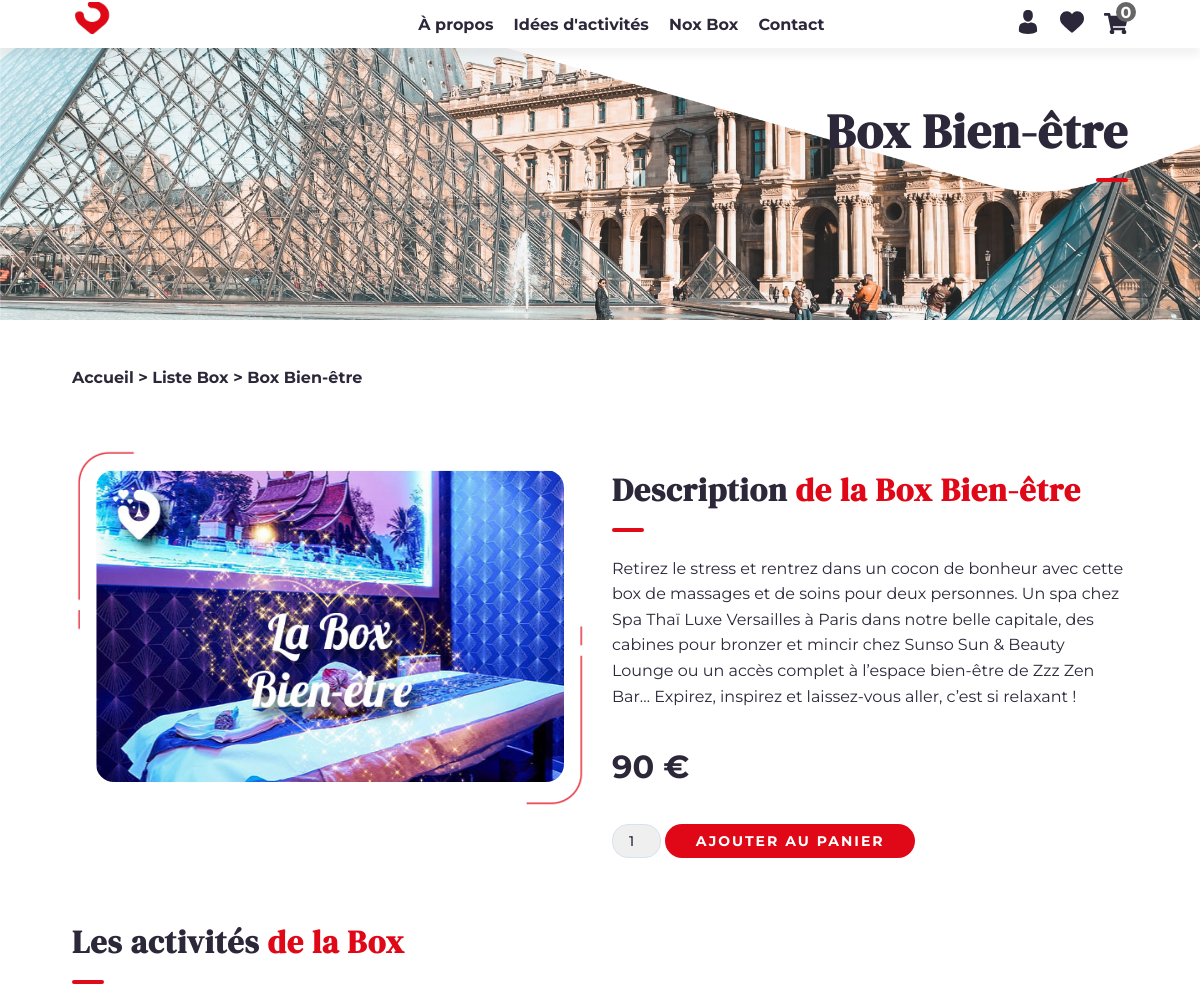
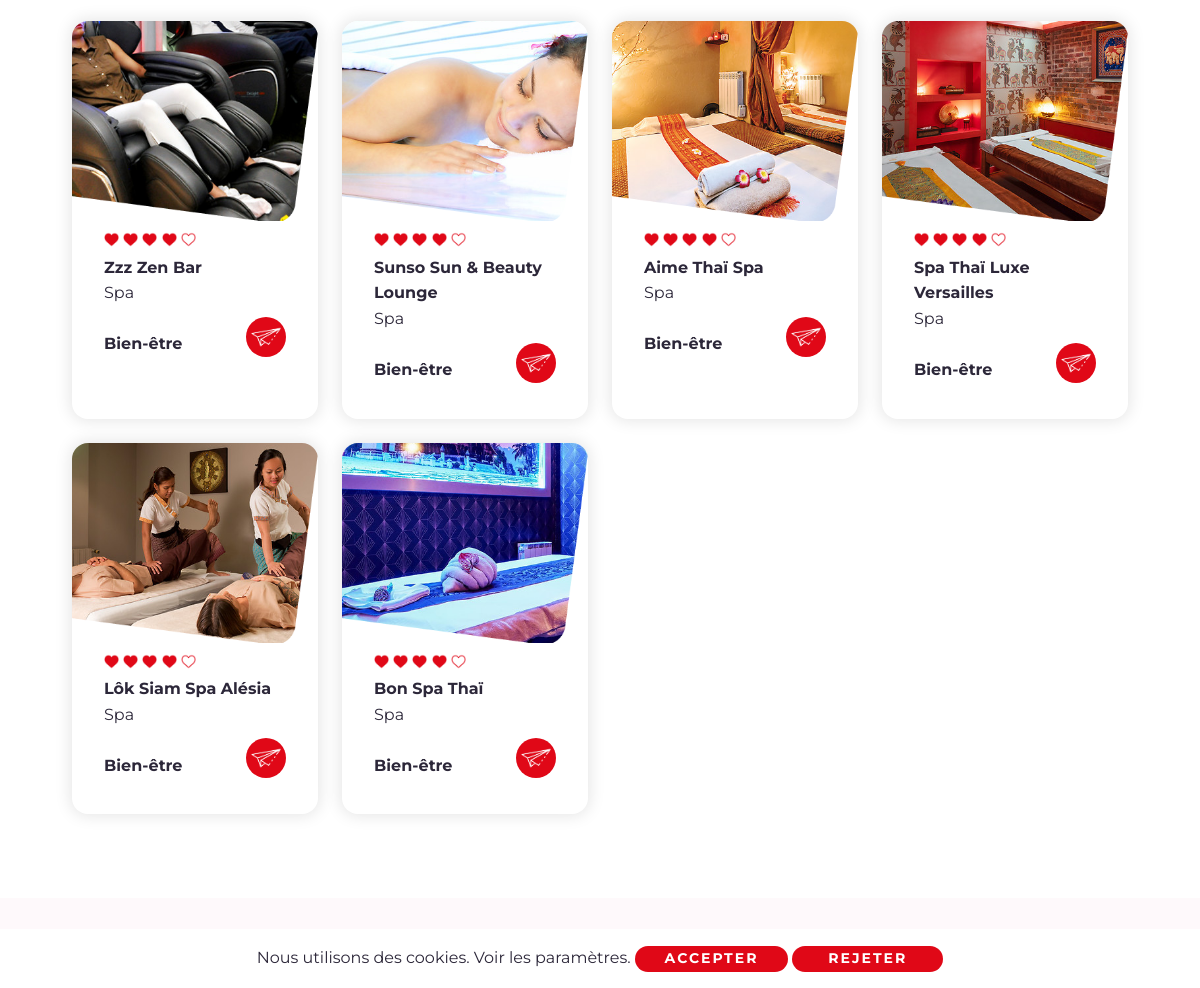
Screenshot of /box=3 with the database file from the repository (2 pictures, top to bottom).
### tables this page shows
CREATE TABLE `produit` (
  `id_produit` int(11) NOT NULL,
  `titre` varchar(255) NOT NULL,
  `description` text NOT NULL,
  `photo` varchar(255) NOT NULL,
  `prix` float NOT NULL,
  `stock` int(11) NOT NULL
);

CREATE TABLE `article` (
  `id_article` int(11) NOT NULL,
  `titre` varchar(255) NOT NULL,
  `description` text NOT NULL,
  `photo` varchar(255) NOT NULL,
  `titre_info` varchar(255) NOT NULL,
  `description_info` text NOT NULL,
  `categorie` varchar(255) NOT NULL,
  `box` varchar(255) NOT NULL,
  `adresse` varchar(255) NOT NULL,
  `map` text NOT NULL,
  `etat` int(11) NOT NULL,
  `membre_id` int(11) NOT NULL
);

### box.php (the view, shortened to what this page needs)
<?php
require_once("include/init.php");
require_once("include/fonctions.php");
if (isset($_GET['id'])) {
    $pdo_statement_1 = $pdo_object->prepare("SELECT * FROM produit WHERE id_produit = :id_produit");
    $pdo_statement_1->bindValue(':id_produit', $_GET['id'], PDO::PARAM_INT);
    $pdo_statement_1->execute();
    $produit_array = $pdo_statement_1->fetch(PDO::FETCH_ASSOC);
    $element_par_page = 8;
    $pdo_statement_2 = $pdo_object->prepare("SELECT * FROM article WHERE box = :box");
    $pdo_statement_2->bindValue(':box', $produit_array['titre'], PDO::PARAM_STR);
    $pdo_statement_2->execute();
    $nb_total_elements = $pdo_statement_2->rowCount();
    $nb_pages = ceil($nb_total_elements / $element_par_page);
    if (isset($_GET['page'])) {
        $page_actuelle = $_GET['page'];
        if ($page_actuelle > $nb_pages) {
            $page_actuelle = $nb_pages;
        }
    }
    else {
        $page_actuelle = 1;
    }
    $premiere_element = ($page_actuelle - 1) * $element_par_page;
    $pdo_statement = $pdo_object->prepare("SELECT * FROM article WHERE box = :box ORDER BY id_article DESC LIMIT " . $premiere_element . ", " . $element_par_page);
    $pdo_statement->bindValue(':box', $produit_array['titre'], PDO::PARAM_STR);
    $pdo_statement->execute();
}
else {
    header("Location:" . URL . "/liste-box");
}
require_once("include/header.php");
?>
        <div id="content_davy">
            <link rel="stylesheet" href="<?= URL ?>/include/css/style_intro_2.css">
            <link rel="stylesheet" href="<?= URL ?>/include/css/style_cadre.css">
            <link rel="stylesheet" href="<?= URL ?>/include/css/style_page.css">
            <div class="block_anime_scroll_relative_content_1_davy">
                <img class="anime_scroll_relative_content_1_2_davy anime_scroll_relative_content_1_davy" src="<?= URL ?>/images/fond-menu-2-min.png" alt="Fond menu">
                <div class="anime_scroll_relative_content_1_1_davy anime_scroll_relative_content_1_davy container">
                    <h1>Box <?= $produit_array['titre'] ?></h1>
                    <hr class="float_right_davy anime_scroll_davy">
                </div>
            </div>
            <div class="container mt-5 mb-3">
                <a href="<?= URL ?>" title="Accueil">Accueil > </a> <a href="<?= URL ?>/liste-box" title="Liste Box">Liste Box > </a> <a href="<?= URL ?>/box=<?= $produit_array['titre'] ?>" title="<?= $produit_array['titre'] ?>">Box <?= $produit_array['titre'] ?></a>
            </div><br>
            <div class="container mt-5">
                <div class="row">
                    <div class="col-md mb-3">
                        <div class="cadre_image_page_davy">
                            <img src="<?= URL ?>/images/<?= $produit_array['photo'] ?>" class="image_page_davy" alt="<?= $produit_array['photo'] ?>">
                            <img src="<?= URL ?>/images/trait-rouge.png" class="trait_rouge" alt="Cadre">
                            <img src="<?= URL ?>/images/trait-2-rouge.png" class="trait_2_rouge" alt="Cadre">
                        </div>
                    </div>
                    <div class="col-md mb-3">
                        <h2 class="h2_moyen_davy">Description <span class="color_red_davy serif_davy">de la Box <?= $produit_array['titre'] ?></span></h2>
                        <hr class="anime_scroll_davy">
                        <p><?= $produit_array['description'] ?></p>
                        <p class="h2_moyen_davy"><?= $produit_array['prix'] ?> €</p>
                        <?php if ($produit_array['stock'] > 0) : ?>
                        <form method="post">
                            <select name="quantite">
                                <?php for($i = 1; $i <= $produit_array['stock'] && $i <= 10; $i++) : ?>
                                <option value="<?= $i ?>"><?= $i ?></option>
                                <?php endfor; ?>
                            </select>
                            <a aria-label="Acheter" class="bouton_anim_davy" data-text="Ajouter au panier" href="#" title="Ajouter au panier">
                                <input type="submit" id="ajouter_panier" name="ajouter_panier" value="Ajouter au panier" class="bouton_submit">
                            </a>
                        </form>
                        <?php else : ?>
                        <p><strong>En rupture de stock</strong></p>
                        <?php endif; ?>
                    </div>
                </div>
            </div>
            <div class="container mt-5 mb-3">
                <h2 class="h2_moyen_davy">Les activités <span class="color_red_davy serif_davy">de la Box</span></h2>
                <hr class="anime_scroll_davy">
            </div>
            <div class="container">
                <div class="row">
                    <?php if ($pdo_statement->rowCount() > 0) : ?>
                    <?php while ($article_array = $pdo_statement->fetch(PDO::FETCH_ASSOC)) : ?>
                    <div class="col-sm-12 col-md-6 col-lg-3 pb-4">
                        <div class="cadre_davy">
                            <div class="image_cadre_davy">
                                <img src="<?= URL ?>/images/cadre-2-min.png" class="image_cadre_1_davy" alt="Cadre">
                            </div>
                            <p class="texte_cadre_davy">
                                <?php
                                if (isset($_SESSION['membre'])) {
                                    $note = 0;
                                    $pdo_statement_note = $pdo_object->prepare("SELECT * FROM commentaire WHERE produit_id = :produit_id AND membre_id = :membre_id");
                                    $pdo_statement_note->bindValue(':produit_id', $article_array['id_article'], PDO::PARAM_INT);
                                    $pdo_statement_note->bindValue(':membre_id', $_SESSION['membre']['id_membre'], PDO::PARAM_INT);
                                    $pdo_statement_note->execute();
                                    if ($pdo_statement_note->rowCount() > 0) {
                                        while ($note_array = $pdo_statement_note->fetch(PDO::FETCH_ASSOC)) {
                                            $note = $note + $note_array['note'];
                                        }
                                        $note = round($note / $pdo_statement_note->rowCount());
                                    }
                                    else {
                                        $note = 4;
                                    }
                                }
                                else {
                                    $note = 4;
                                }
                                ?>
                                <?php for ($i = 0; $i < $note; $i++) : ?>
                                <img src="<?= URL ?>/images/icon-coeur-min.png" class="image_cadre_note_davy" alt="Icon coeur">
                                <?php endfor; ?>
                                <?php for ($i = 0; $i < (5 - $note); $i++) : ?>
                                <img src="<?= URL ?>/images/icon-coeur-vide-min.png" class="image_cadre_note_davy" alt="Icon coeur">
                                <?php endfor; ?>
                                <br>
                                <strong><?= $article_array['titre'] ?></strong><br>
                                <?= $article_array['categorie'] ?><br><br>
                                <strong><?= $article_array['box'] ?></strong>
                                <a href="<?= URL ?>/experience=<?= $article_array['id_article'] ?>" title="<?= URL ?>/experience=<?= $article_array['id_article'] ?>"><i class="icon_cadre_davy"><img src="<?= URL ?>/images/icon-voir-min.png" class="image_cadre_icon_davy" alt="Icon voir"></i></a>
                            </p>
                        </div>
                    </div>
                    <?php endwhile; ?>
                    <?php else : ?>
                    <p>Aucune activité</p>
                    <?php endif; ?>
                </div>
            </div>
        </div>
<?php
require_once("include/footer.php");
?>

### include/css/style_bouton.css (style rules this page uses)
.bouton_anim_davy { color: white; background: #E00817; display: inline-block; position: relative; text-align: center; text-decoration: none; width: 250px; font-size: 14px; font-weight: 700; padding: 8px 0px; border-radius: 32px; }
.bouton_anim_davy:before { content: attr(data-text); text-transform: uppercase; position: absolute; transform: translate(0px, 0px); left: 0; width: 100%; font-size: 14px; letter-spacing: 2px; opacity: 1; transition: 0.25s cubic-bezier(0.5, -1, 0.5, 2); }
.bouton_submit { cursor: pointer; color: rgba(0, 0, 0, 0); background: rgba(0, 0, 0, 0); position: absolute; border: none; top: 0; left: 0; height: 100%; width: 100%; }

### include/css/style.css (style rules this page uses)
* { box-sizing: border-box; font-family: 'Montserrat', sans-serif; }
html { scroll-behavior: smooth; }
body { color: #2c2739; margin: 0; }
h1, h2 { font-family: 'DM Serif Display', serif; font-size: 48px; font-weight: 900; letter-spacing: 1px; line-height: 1.3em; margin: 0; }
.h1_moyen_davy, .h2_moyen_davy { font-size: 32px; font-weight: 700; }
p, a { font-size: 16px; }
p { line-height: 1.6em; }
a { color: #2c2739; text-decoration: none; cursor: pointer; font-weight: 700; }
input, textarea, select, .input_davy { color: #2c2739; border: 1px solid #d8e2ef; font-size: 14px; font-weight: 500; padding: 8px 16px; border-radius: 16px; }
input::placeholder, textarea::placeholder { color: #bdc6d1; font-weight: 500; }
input[type=submit] { cursor: pointer; }
select { -webkit-appearance: none; -moz-appearance: none; appearance: none; }
hr { background: #E00A18; border: 0; height: 4px; width: 32px; margin: 16px 0px 24px 0px; border-radius: 32px; }
.serif_davy { font-family: 'DM Serif Display', serif; }
.color_red_davy { color: #E00817; }
.float_right_davy { float: right; }
.container { width: 90%; }

### include/css/style_intro_2.css (style rules this page uses)
.block_anime_scroll_relative_content_1_davy { overflow: hidden; position: relative; background-image: url(../../images/fond-min.jpg); background-position: center; background-repeat: no-repeat; background-size: cover; height: 40vh; }
.anime_scroll_relative_content_1_1_davy { position: absolute; transform: translate(-50%, 100px); text-align: right; top: 0%; left: 50%; }
.anime_scroll_relative_content_1_2_davy { position: absolute; top: 0%; right: 0%; min-width: 100vw; max-height: 40vh; }
.anime_scroll_relative_content_1_2_davy { animation: anime_scroll_relative_content_1_2 1s linear infinite; }
.anime_scroll_relative_content_1_davy { animation-play-state: paused; animation-fill-mode: both; animation-iteration-count: 1; animation-delay: calc(var(--scroll_relative_content_1) * -1s); }

### include/css/style_cadre.css (style rules this page uses)
.cadre_davy { position: relative; display: inline-block; overflow: hidden; width: 100%; height: 100%; border-radius: 16px; box-shadow: 0px 0px 16px 2px rgba(0, 0, 0, 0.1); }
.image_cadre_davy { position: relative; overflow: hidden; width: 100%; height: 200px; }
.image_cadre_1_davy, .image_cadre_2_davy { position: absolute; min-height: 100%; min-width: 102%; max-height: 150%; max-width: 150%; }
.image_cadre_1_davy { transform: translate(0.5%, 0.5%); right: 0%; bottom: 0%; }
.texte_cadre_davy { position: relative; margin: 8px 32px 32px 32px; }
.icon_cadre_davy { background: #E00817; position: absolute; right: 0; bottom: 0; width: 40px; height: 40px; border-radius: 32px; }
.image_cadre_icon_davy { position: absolute; transform: translate(5px, 5px); width: 30px; height: 30px; }
.image_cadre_note_davy { width: 15px; height: 15px; }

### include/css/style_page.css (style rules this page uses)
.cadre_image_page_davy { position: relative; margin-left: 2vw; margin-right: 2vw; }
.image_page_davy { width: 100%; border-radius: 1.5vw; }
.trait_rouge, .trait_2_rouge { position: absolute; max-width: 60%; max-height: 60%; }
.trait_rouge { transform: translate(-2vw, -2vw); top: 0; left: 0; }
.trait_2_rouge { transform: translate(2vw, 2vw); bottom: 0; right: 0; }

### rows the page displays
produit: titre "Bien-être", photo (picture), description "Retirez le stress et rentrez dans un cocon de bonheur avec cette box de massages et de soins pour deux personnes. Un spa chez Spa Thaï Luxe Versailles à Paris dans notre belle capitale, des cabines pour bronzer et mincir chez Sunso Sun & Beauty Lounge ou un accès complet à l’espace bien-être de Zzz Zen Bar… Expirez, inspirez et laissez-vous aller, c’est si relaxant !", prix "90"
article: titre "Zzz Zen Bar", categorie "Spa", box "Bien-être"
article: titre "Sunso Sun & Beauty Lounge", categorie "Spa", box "Bien-être"
article: titre "Aime Thaï Spa", categorie "Spa", box "Bien-être"
article: titre "Spa Thaï Luxe Versailles", categorie "Spa", box "Bien-être"
article: titre "Lôk Siam Spa Alésia", categorie "Spa", box "Bien-être"
article: titre "Bon Spa Thaï", categorie "Spa", box "Bien-être"

### other values shown
form field quantite "1"
